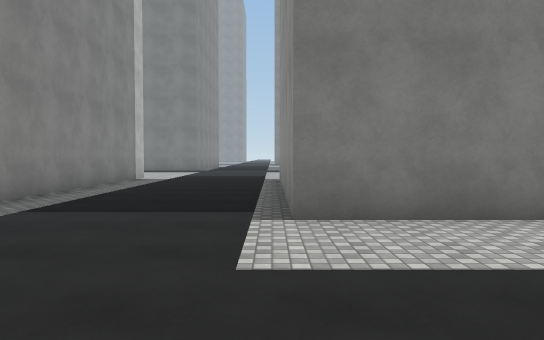
[1] (above)

23 first-person views from a walk through a 3-D level made in the Unity game engine. The camera is 1.5 m above the floor, tilts 2° down and sees 70° across. The floor is counted in squares, 2 m on a side. Each view is taken from the middle of a square. On the plan, view 1 faces up. The plan holds only what a view shows up to about 12 squares ahead; the rest is blank. The place goes on beyond the plan. The player is left out. Surface patterns are stand-ins for the level's own textures.

[2]
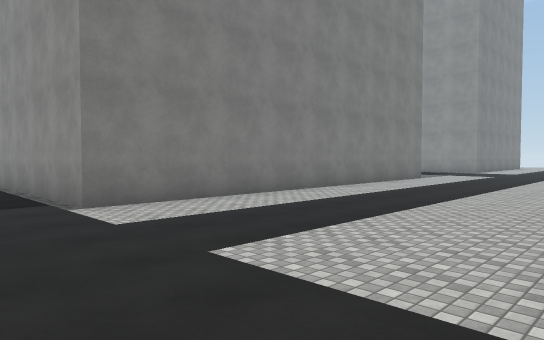

[3]
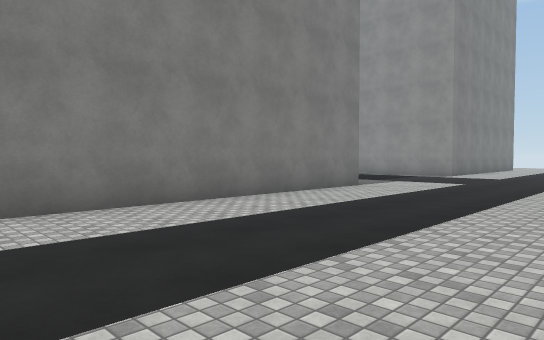

[4]
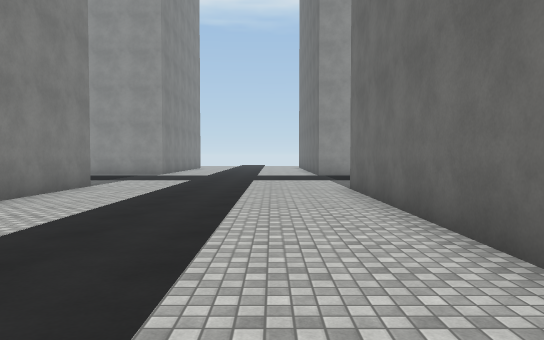

[5]
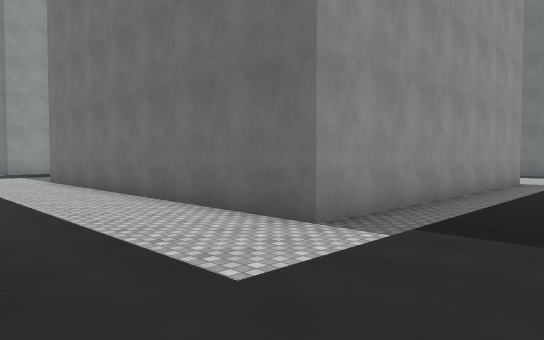

[6]
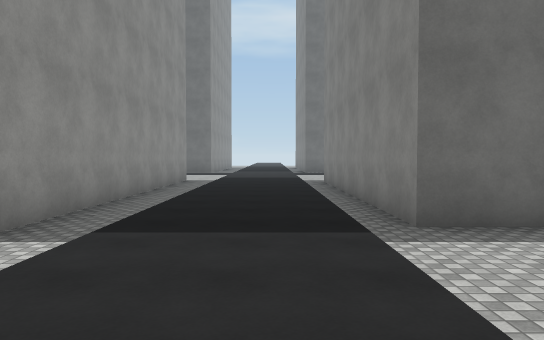

[7]
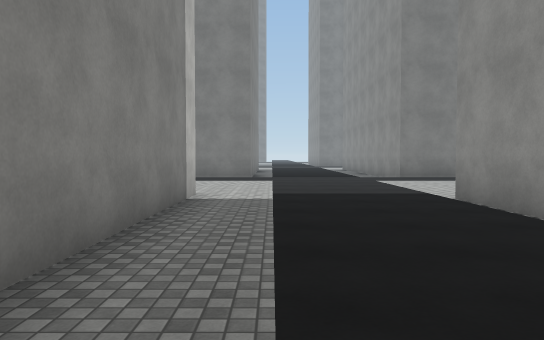

[8]
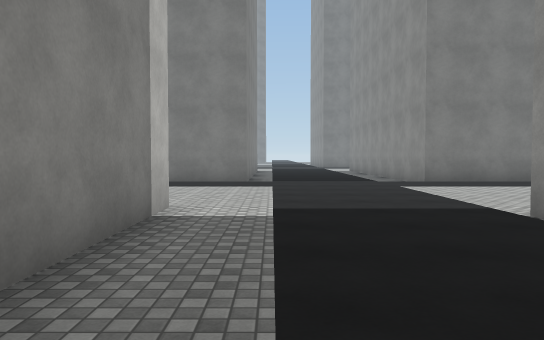

[9]
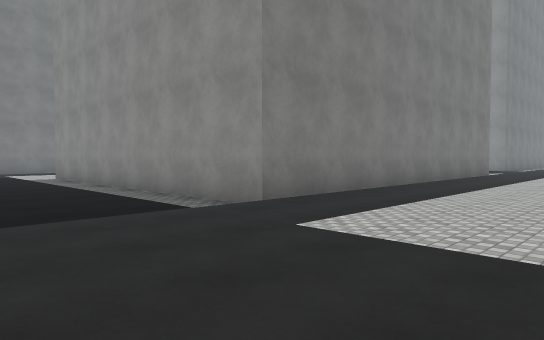

[10]
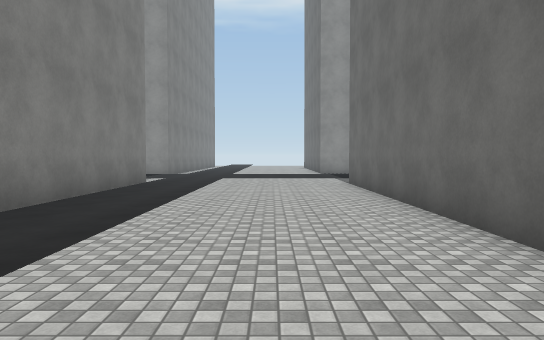

[11]
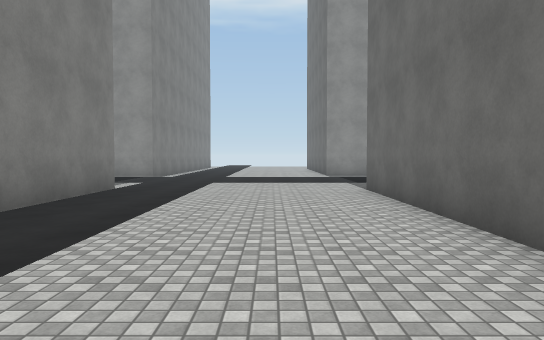

[12]
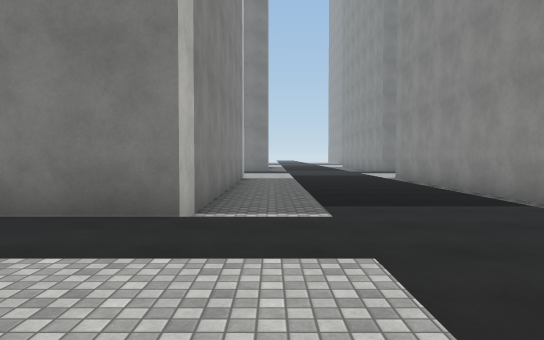

[13]
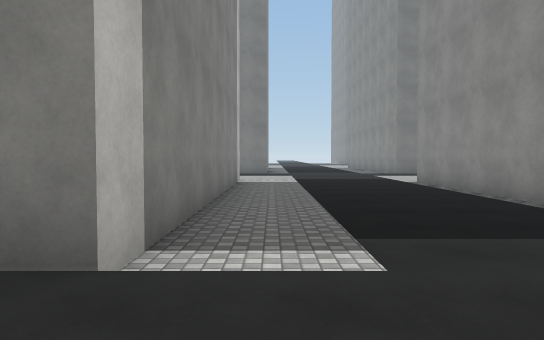

[14]
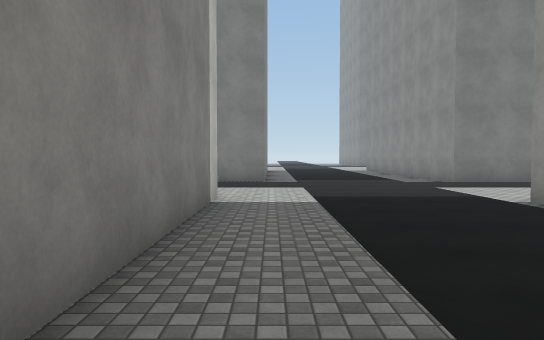

[15]
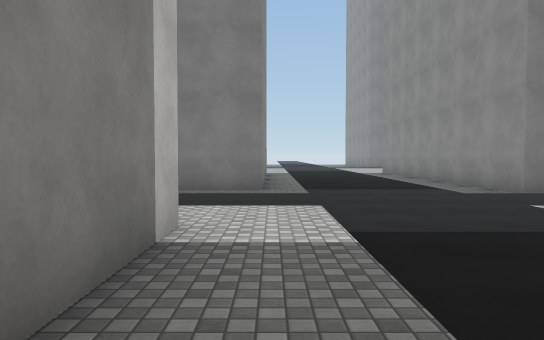

[16]
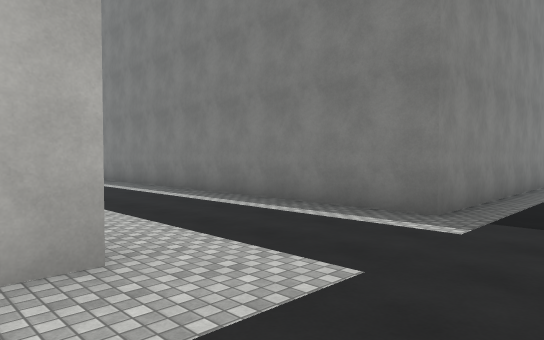

[17]
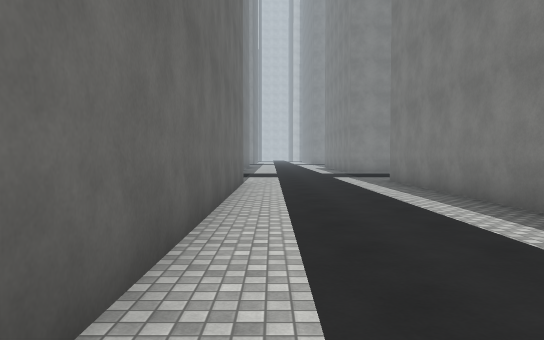

[18]
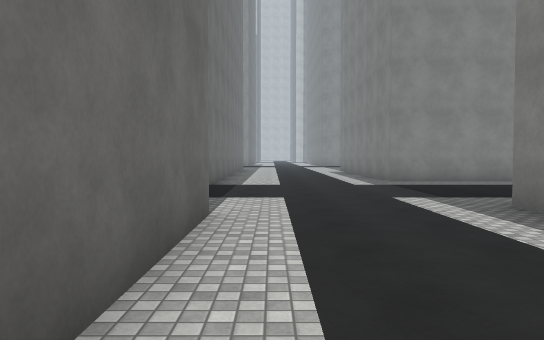

[19]
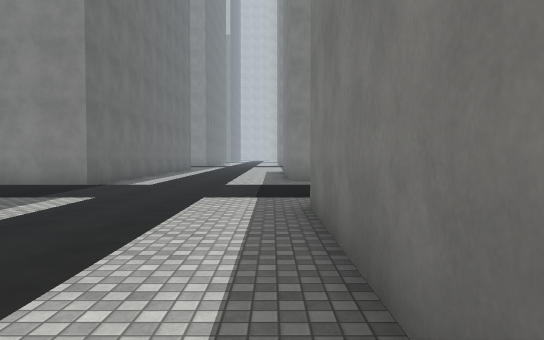

[20]
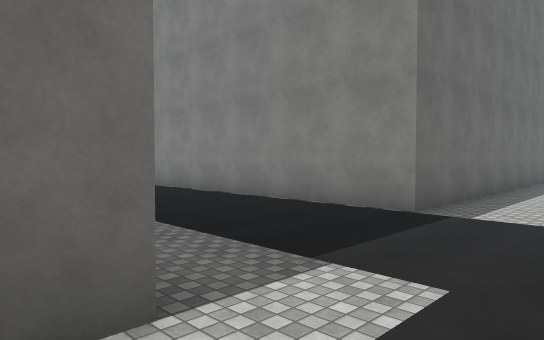

[21]
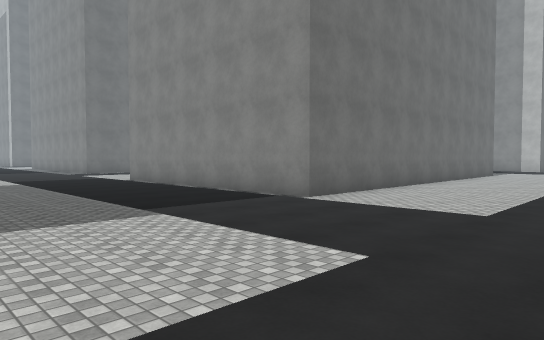

[22]
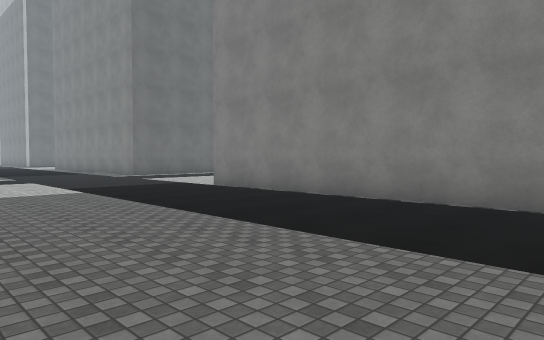

[23]
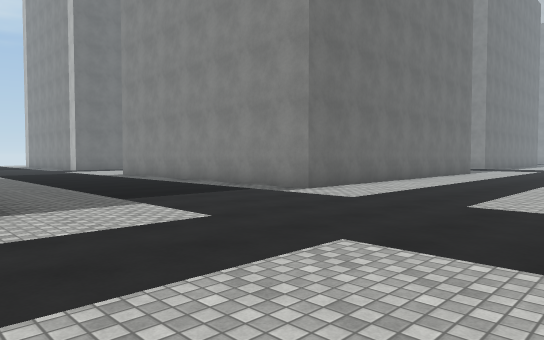

### Floor plan
Key: @ floor where view 1 was taken; # wall or solid block; . main floor; - floor 0.25 m lower than the main floor; / step, stairs or slope.
Columns run from 6 left of view 1 to 19 right of it. Each row starts with its distance up from view 1.
 36 #-                #-...-#
 35 #--               #-...-#
 34 #--/.             #-...-#
 33 #--/../############-...-#
 32 ---/../-------------...-##
 31 ////..//////////////...///
 30 ..........................
 29 ////..//////////////...//
 28 ---/../############-...--
 27 ###/../#          #-...-#
 26   #/../#          #-...-#
 25   #/../#          #-...-#
 24   #/../#          #-...-#
 23   #/../#          #-...-#
 22   #/../#          #-...-#
 21   #/../#          #-...-#
 20   #/../#          #-...-#
 19 ###/../############-...
 18  ///..//..........//.../ /
 17  ........................
 16  --/../-------------...---
 15  --/../-------------...---
 14  --/../-  ----------...--
 13  #-/../#   ########-...---
 12  #-/../#          #-...--
 11  #-/../#          #-...---
 10  #-/../#          #-...---
  9  #-/../#          #-...--
  8  #-/../#          #-...--
  7  #-/../#          #-...--
  6   -/../#          #-...--
  5   -/../############-...--
  4    /../-------------...- -
  3     ../-------------...--
  2     ..//////////////...///
  1     ......................
  0   -/..@-------------...--
 -1   -/../-------------...--
 -2  --/../############-...-
 -3  ##/../#          #-...-
 -4   #/../#          #-...-
 -5   #/../#          #-...-
 -6   #/../#          #-...-
 -7   #/../#            ...-
 -8   #/../#            ...-
 -9   #/../#             ..-
-10   #/../#
-11       /#

Positions as (right, up) in squares from view 1, and headings:
1: (0, 0), facing up
2: (-2, -2), facing up-right
3: (4, -1), facing up-right
4: (3, 0), facing right
5: (-2, 2), facing down-right
6: (-2, 2), facing down
7: (-3, 6), facing up
8: (-3, 8), facing up
9: (-3, 14), facing up-right
10: (2, 15), facing right
11: (4, 15), facing right
12: (13, 14), facing up
13: (13, 16), facing up
14: (13, 21), facing up
15: (13, 24), facing up
16: (15, 27), facing up-left
17: (12, 29), facing left
18: (6, 29), facing left
19: (6, 32), facing left
20: (2, 30), facing down-left
21: (19, 18), facing down-left
22: (19, 13), facing down-left
23: (19, 4), facing down-left
